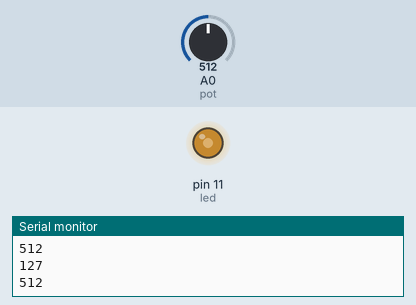
Recording of a sketch running on a simulated Arduino Uno, built with avr-gcc and run on an emulated ATmega328P. Shown: output pins drawn as LEDs (lit = HIGH), the last lines printed to the serial monitor. Inputs (shaded band) come from the test bench; at power-on: A0 (pot) = 512.

Above: at 1.2 s.
1.3 s: A0 (pot) set to 716
At 2.0 s:
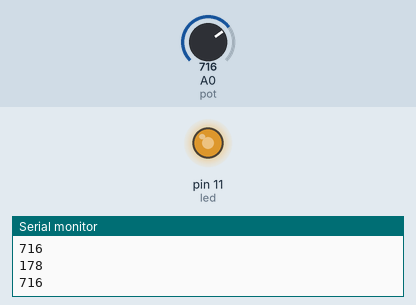
2.8 s: A0 (pot) set to 900
At 4.0 s:
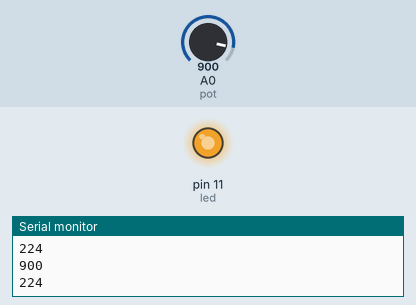
4.3 s: A0 (pot) set to 122
At 5.3 s:
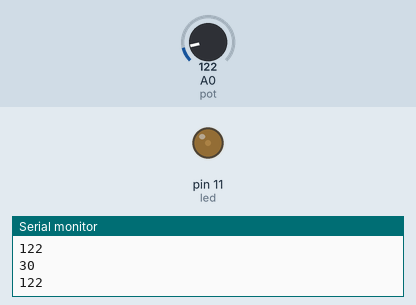
5.8 s: A0 (pot) set to 0
At 6.6 s:
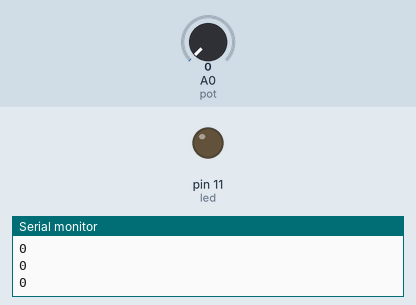
7.3 s: A0 (pot) set to 511
At 7.8 s:
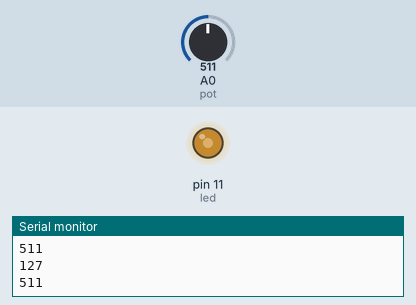
Timing chart, 0 to 9.8 s (numbered marks = the images above; inputs shaded):
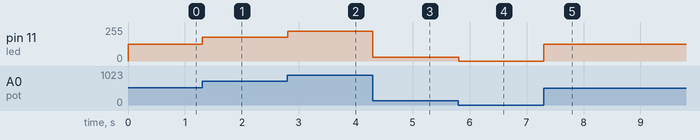

The sketch:

3.ino
```cpp
int pot = A0;
int led = 11;
int potValue;
int pwmValue;

void setup()
{
  pinMode(led, OUTPUT);
  Serial.begin(9600);
}

void loop()
{
  potValue=analogRead(pot);
  pwmValue = map(analogRead(pot), 0, 1023, 0, 255);

  analogWrite(led, pwmValue);
  Serial.println(potValue);
  Serial.println(pwmValue);
}
```

Measured:
- after the input at 1.3 s, pin 11 (led): 127/255 → 178/255 at once
- after the input at 2.8 s, pin 11 (led): 178/255 → 224/255 at once
- after the input at 4.3 s, pin 11 (led): 224/255 → 30/255 at once
- after the input at 5.8 s, pin 11 (led): 30/255 → 0/255 at once
- after the input at 7.3 s, pin 11 (led): 0/255 → 127/255 at once
